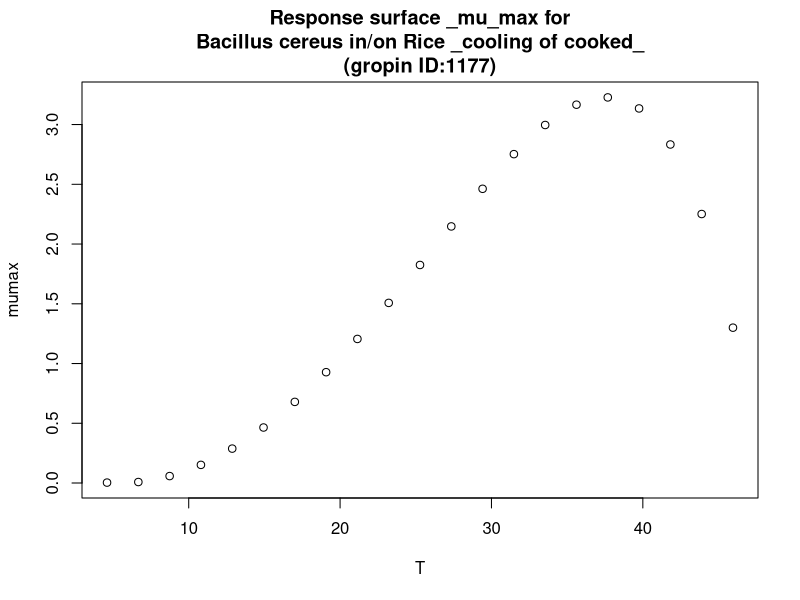

This figure's R source:
#############################
# start of Parameter script
#############################
T <- seq(4.6046,45.954045954046,length.out=21)
#############################
# end of Parameter script
#############################
############################# 
# start of Model script Gropin ID 1177 
#############################
 
# constant coefficients for this model
 
variables <- data.frame(T)
argumentsPar <- unique.data.frame(expand.grid(variables))
 
# heart of the model
response_surface <- function(T) {
   mumax <-0.0055*((T-5.42)^2)*(1-exp(0.0815*(T-47.86)))

	return(mumax=mumax)
} 

# output parameters
responseSurface <- cbind(argumentsPar,response_surface(argumentsPar['T']))
colnames(responseSurface) <- c(colnames(argumentsPar),'mumax')
#############################
# End of Model script
#############################
############################# 
# start of Visualisation script Gropin ID 1177 
#############################
titleText <-'Response surface _mu_max for
Bacillus cereus in/on Rice _cooling of cooked_
(gropin ID:1177)'
plot(T,responseSurface$'mumax',xlab='T',
                          ylab='mumax',main=titleText)
#############################
# End of Visualisation script
#############################
